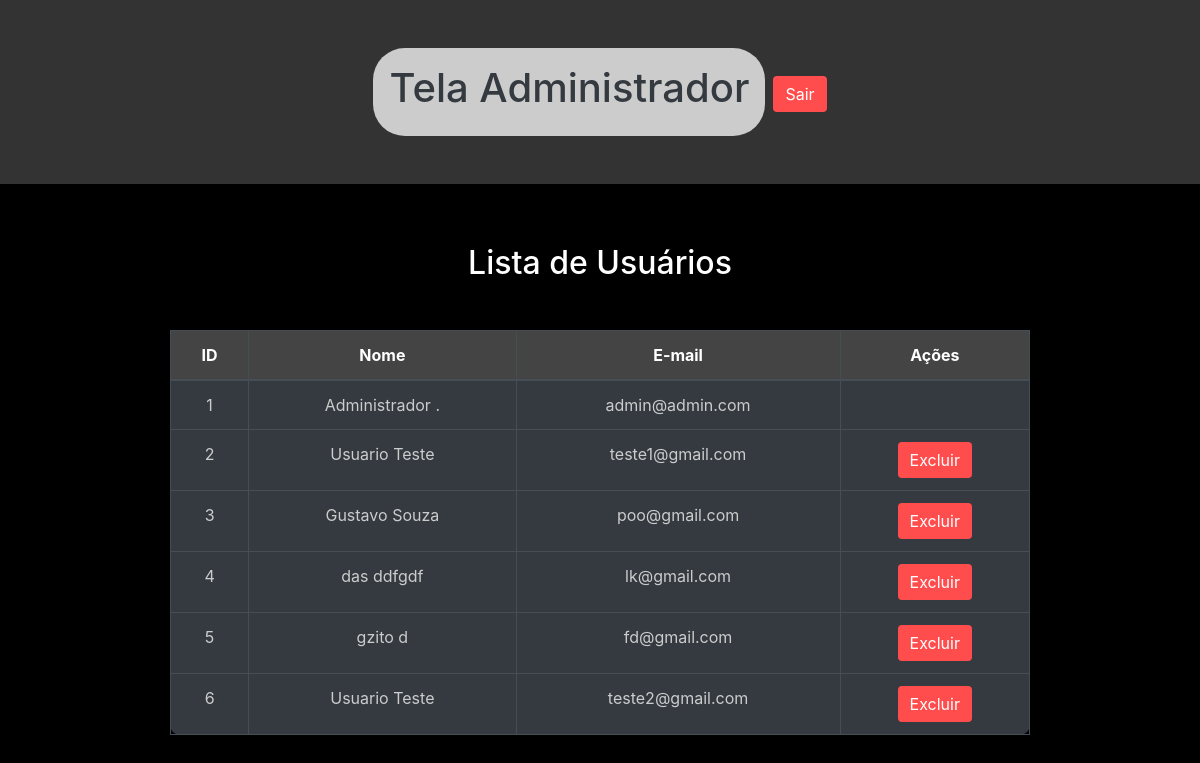
The app's page /admin (signed in), older data.
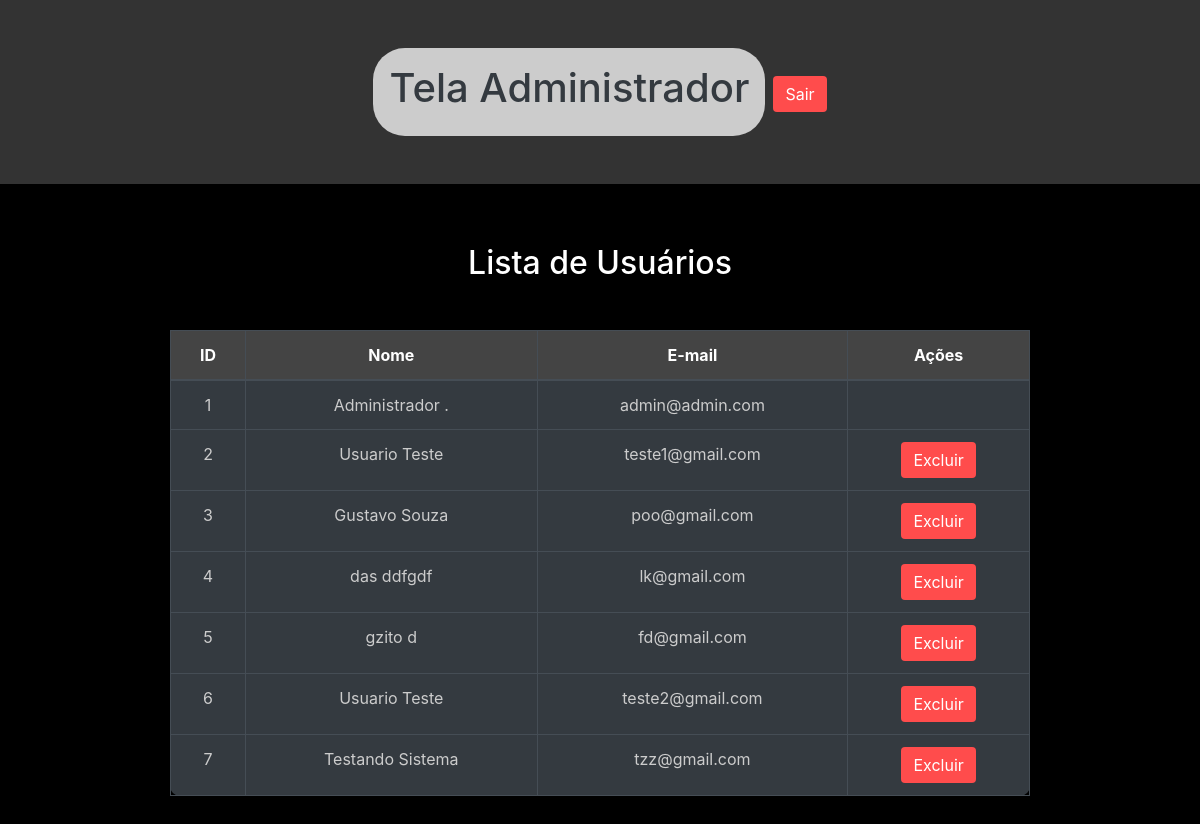
The same page, newer data.
### network/models.py (models this page shows)
class User(db.Model, UserMixin):
    id = db.Column(db.Integer, primary_key=True)
    nome = db.Column(db.String, nullable=True)
    sobrenome = db.Column(db.String, nullable=True)
    email = db.Column(db.String, nullable=True)
    senha = db.Column(db.String, nullable=True)
    last_login = db.Column(db.DateTime, nullable=True)
    imagem = db.Column(db.String, nullable=True, default='default.png')
    posts = db.relationship('Post', backref='user', lazy=True)
    post_comentarios = db.relationship('PostComentarios', backref='user', lazy=True)

### network/routes.py (the view)
@app.route('/admin')
@login_required
def pagina_admin():
    usuarios = User.query.all()
    return render_template('admin.html', usuarios=usuarios)

### network/models.py (called while the page is built)
@login_manager.user_loader
def load_user(user_id):
    return User.query.get(user_id)

### network/templates/admin.html (shortened to what this page needs)
<!DOCTYPE html>
<html lang="en">
<head>
    <link rel="stylesheet" href="https://stackpath.bootstrapcdn.com/bootstrap/4.5.2/css/bootstrap.min.css">
    <link rel="stylesheet" href="{{ url_for('static', filename='styles/styleAdmin.css') }}">
</head>
<body>
    <header>
        <div id="fundo-header">
            <h1 class="text-dark">Tela Administrador</h1>
        </div>
        <div class="margin-top-logout pl-2">
            <a href="{{ url_for('logout') }}" class="btn btn-danger">Sair</a>
        </div>
    </header>
    <div class="table-container">
        <h2>Lista de Usuários</h2>
        <table class="table table-dark table-hover table-bordered mt-5 ">
            <thead>
                <tr>
                    <th>ID</th>
                    <th>Nome</th>
                    <th>E-mail</th>
                    <th>Ações</th>
                </tr>
            </thead>
            <tbody>
                {% for usuario in usuarios %}
                <tr>
                    <td>{{ usuario.id }}</td>
                    <td>{{ usuario.nome }} {{ usuario.sobrenome }}</td>
                    <td>{{ usuario.email }}</td>
                    <td>
                        {% if usuario.email != 'admin@admin.com' %}
                        <button type="button" class="btn btn-danger" data-bs-toggle="modal" data-bs-target="#confirmDeleteModal{{ usuario.id }}">
                            Excluir
                        </button>
                        {% endif %}
                    </td>
                </tr>
                {% else %}
                <tr>
                    <td colspan="4">Nenhum usuário encontrado.</td>
                </tr>
                {% endfor %}
            </tbody>
        </table>
    </div>
</body>
</html>

### network/static/styles/styleAdmin.css (style rules this page uses)
body { background-color: #000; color: #fff; }
h2 { text-align: center; margin-top: 20px; }
header { background-color: #333; padding: 3rem; display: flex; justify-content: center; }
#fundo-header { background-color: #ccc; padding: 1rem; border-radius: 2rem; }
table { background-color: #333; border-radius: 10px; }
th, td { text-align: center; padding: 12px; border-bottom: 1px solid #444; }
th { background-color: #444; color: #fff; }
td { color: #ccc; }
.btn-danger { background-color: #ff4c4c; border: none; }
.table-container { margin: 20px auto; padding: 20px; max-width: 900px; }
.margin-top-logout { margin-top: 1.75rem; }

Row changes from the older to the newer data that the page shows:
added User: id "7", nome "Testando", sobrenome "Sistema", email "tzz@gmail.com"
